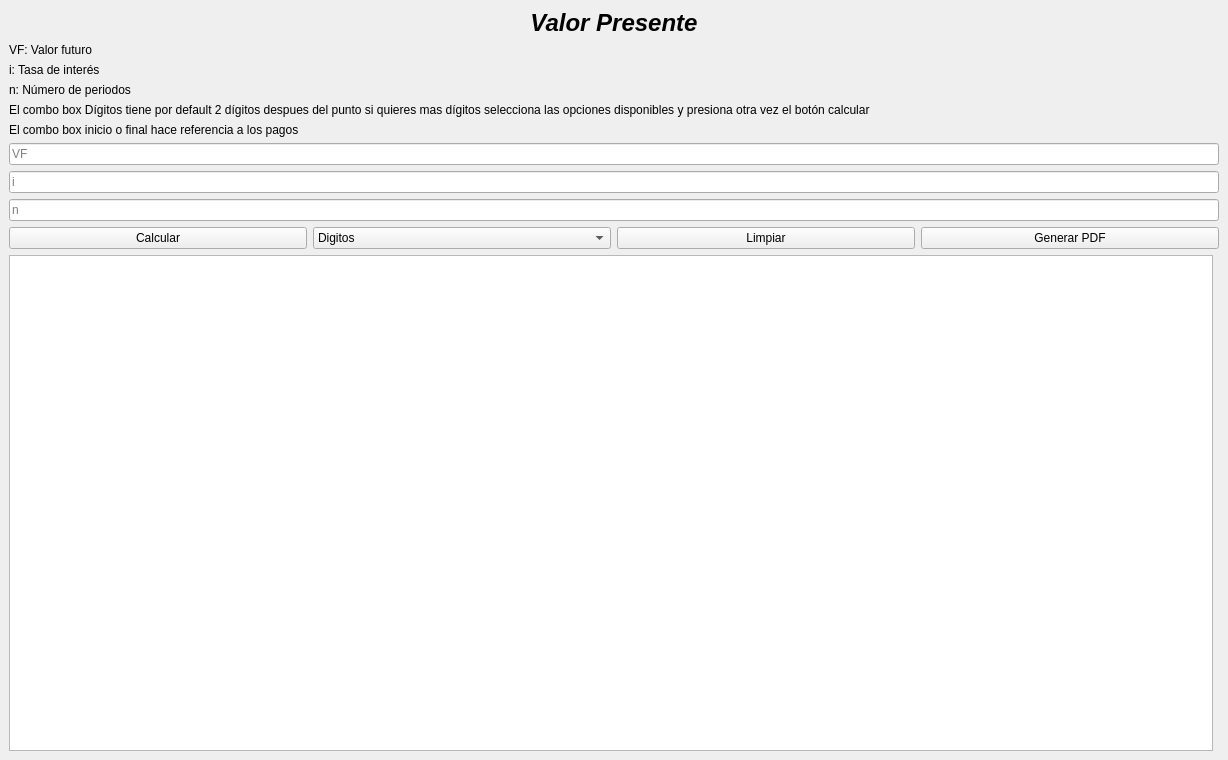
<?xml version="1.0" encoding="UTF-8"?>
<ui version="4.0">
 <class>MainWindow</class>
 <widget class="QMainWindow" name="MainWindow">
  <property name="windowModality">
   <enum>Qt::WindowModal</enum>
  </property>
  <property name="geometry">
   <rect>
    <x>0</x>
    <y>0</y>
    <width>1228</width>
    <height>760</height>
   </rect>
  </property>
  <property name="windowTitle">
   <string>Valor Presente</string>
  </property>
  <property name="styleSheet">
   <string notr="true">font: 16pt &quot;Segoe UI&quot;;

width: 70%;</string>
  </property>
  <widget class="QWidget" name="centralwidget">
   <layout class="QVBoxLayout" name="verticalLayout">
    <item>
     <widget class="QLabel" name="label_title">
      <property name="font">
       <font>
        <family>Segoe UI</family>
        <pointsize>18</pointsize>
        <italic>true</italic>
        <bold>true</bold>
       </font>
      </property>
      <property name="styleSheet">
       <string notr="true">font: 700 italic 18pt &quot;Segoe UI&quot;;</string>
      </property>
      <property name="text">
       <string>Valor Presente</string>
      </property>
      <property name="alignment">
       <set>Qt::AlignCenter</set>
      </property>
     </widget>
    </item>
    <item>
     <widget class="QLabel" name="label">
      <property name="text">
       <string>VF: Valor futuro</string>
      </property>
     </widget>
    </item>
    <item>
     <widget class="QLabel" name="label_2">
      <property name="text">
       <string>i: Tasa de interés</string>
      </property>
     </widget>
    </item>
    <item>
     <widget class="QLabel" name="label_3">
      <property name="text">
       <string>n: Número de periodos</string>
      </property>
     </widget>
    </item>
    <item>
     <widget class="QLabel" name="label_7">
      <property name="styleSheet">
       <string notr="true">font: 9pt &quot;Segoe UI&quot;;</string>
      </property>
      <property name="text">
       <string>El combo box Dígitos tiene por default 2 dígitos despues del punto si quieres mas dígitos selecciona las opciones disponibles y presiona otra vez el botón calcular</string>
      </property>
     </widget>
    </item>
    <item>
     <widget class="QLabel" name="label_4">
      <property name="styleSheet">
       <string notr="true">font: 9pt &quot;Segoe UI&quot;;</string>
      </property>
      <property name="text">
       <string>El combo box inicio o final hace referencia a los pagos</string>
      </property>
     </widget>
    </item>
    <item>
     <widget class="QLineEdit" name="txt_vf">
      <property name="placeholderText">
       <string>VF</string>
      </property>
     </widget>
    </item>
    <item>
     <widget class="QLineEdit" name="txt_i">
      <property name="placeholderText">
       <string>i</string>
      </property>
     </widget>
    </item>
    <item>
     <widget class="QLineEdit" name="txt_n">
      <property name="placeholderText">
       <string>n</string>
      </property>
     </widget>
    </item>
    <item>
     <layout class="QHBoxLayout" name="horizontalLayout_2">
      <item>
       <widget class="QPushButton" name="btn_calcular">
        <property name="text">
         <string>Calcular</string>
        </property>
       </widget>
      </item>
      <item>
       <widget class="QComboBox" name="cb_digitos">
        <item>
         <property name="text">
          <string>Digitos</string>
         </property>
        </item>
        <item>
         <property name="text">
          <string>3</string>
         </property>
        </item>
        <item>
         <property name="text">
          <string>4</string>
         </property>
        </item>
        <item>
         <property name="text">
          <string>5</string>
         </property>
        </item>
        <item>
         <property name="text">
          <string>Todos</string>
         </property>
        </item>
       </widget>
      </item>
      <item>
       <widget class="QPushButton" name="btn_limpiar">
        <property name="text">
         <string>Limpiar</string>
        </property>
       </widget>
      </item>
      <item>
       <widget class="QPushButton" name="btn_generar_pdf">
        <property name="text">
         <string>Generar PDF</string>
        </property>
       </widget>
      </item>
     </layout>
    </item>
    <item>
     <layout class="QHBoxLayout" name="horizontalLayout">
      <item>
       <widget class="QTextBrowser" name="tb_resultado"/>
      </item>
      <item>
       <layout class="QVBoxLayout" name="verticalLayout_2">
        <item>
         <widget class="QWidget" name="widgetGrafico" native="true"/>
        </item>
       </layout>
      </item>
     </layout>
    </item>
   </layout>
  </widget>
 </widget>
 <resources/>
 <connections/>
</ui>
